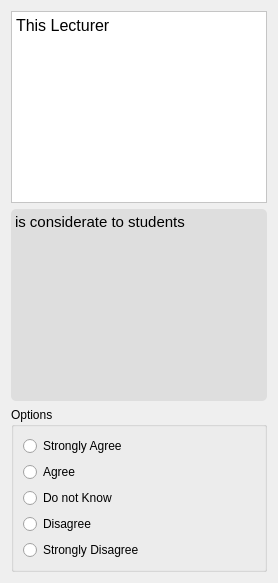
               <widget class="QWidget" name="page_43">
                <layout class="QVBoxLayout" name="verticalLayout_121">
                 <item>
                  <widget class="QTextBrowser" name="textBrowser_93">
                   <property name="styleSheet">
                    <string notr="true">background-color: rgb(255, 255, 255);</string>
                   </property>
                   <property name="html">
                    <string>&lt;!DOCTYPE HTML PUBLIC &quot;-//W3C//DTD HTML 4.0//EN&quot; &quot;http://www.w3.org/TR/REC-html40/strict.dtd&quot;&gt;
&lt;html&gt;&lt;head&gt;&lt;meta name=&quot;qrichtext&quot; content=&quot;1&quot; /&gt;&lt;style type=&quot;text/css&quot;&gt;
p, li { white-space: pre-wrap; }
&lt;/style&gt;&lt;/head&gt;&lt;body style=&quot; font-family:'Comic Sans MS'; font-size:10pt; font-weight:400; font-style:normal;&quot;&gt;
&lt;p style=&quot; margin-top:0px; margin-bottom:0px; margin-left:0px; margin-right:0px; -qt-block-indent:0; text-indent:0px;&quot;&gt;&lt;span style=&quot; font-family:'consolas'; font-size:12pt;&quot;&gt;This Lecturer&lt;/span&gt;&lt;/p&gt;&lt;/body&gt;&lt;/html&gt;</string>
                   </property>
                  </widget>
                 </item>
                 <item>
                  <widget class="QTextBrowser" name="textBrowser_94">
                   <property name="styleSheet">
                    <string notr="true">background-color: rgb(222, 222, 222);
border-radius: 5px;</string>
                   </property>
                   <property name="html">
                    <string>&lt;!DOCTYPE HTML PUBLIC &quot;-//W3C//DTD HTML 4.0//EN&quot; &quot;http://www.w3.org/TR/REC-html40/strict.dtd&quot;&gt;
&lt;html&gt;&lt;head&gt;&lt;meta name=&quot;qrichtext&quot; content=&quot;1&quot; /&gt;&lt;style type=&quot;text/css&quot;&gt;
p, li { white-space: pre-wrap; }
&lt;/style&gt;&lt;/head&gt;&lt;body style=&quot; font-family:'Comic Sans MS'; font-size:10pt; font-weight:400; font-style:normal;&quot;&gt;
&lt;p style=&quot; margin-top:0px; margin-bottom:0px; margin-left:0px; margin-right:0px; -qt-block-indent:0; text-indent:0px;&quot;&gt;&lt;span style=&quot; font-family:'consolas'; font-size:11pt;&quot;&gt;is considerate to students&lt;/span&gt;&lt;/p&gt;&lt;/body&gt;&lt;/html&gt;</string>
                   </property>
                  </widget>
                 </item>
                 <item>
                  <widget class="QGroupBox" name="groupBox_31">
                   <property name="styleSheet">
                    <string notr="true">QRadionButton:{
	font: 10pt &quot;Comic Sans MS&quot;;
}</string>
                   </property>
                   <property name="title">
                    <string>Options</string>
                   </property>
                   <property name="flat">
                    <bool>false</bool>
                   </property>
                   <layout class="QVBoxLayout" name="verticalLayout_122">
                    <item>
                     <layout class="QVBoxLayout" name="verticalLayout_123">
                      <item>
                       <widget class="QRadioButton" name="radioButton_5_6">
                        <property name="styleSheet">
                         <string notr="true"/>
                        </property>
                        <property name="text">
                         <string>Strongly Agree</string>
                        </property>
                       </widget>
                      </item>
                      <item>
                       <widget class="QRadioButton" name="radioButton_5_7">
                        <property name="text">
                         <string>Agree</string>
                        </property>
                       </widget>
                      </item>
                      <item>
                       <widget class="QRadioButton" name="radioButton_5_8">
                        <property name="text">
                         <string>Do not Know</string>
                        </property>
                       </widget>
                      </item>
                      <item>
                       <widget class="QRadioButton" name="radioButton_5_9">
                        <property name="text">
                         <string>Disagree</string>
                        </property>
                       </widget>
                      </item>
                      <item>
                       <widget class="QRadioButton" name="radioButton_5_10">
                        <property name="text">
                         <string>Strongly Disagree</string>
                        </property>
                       </widget>
                      </item>
                     </layout>
                    </item>
                   </layout>
                  </widget>
                 </item>
                </layout>
               </widget>
